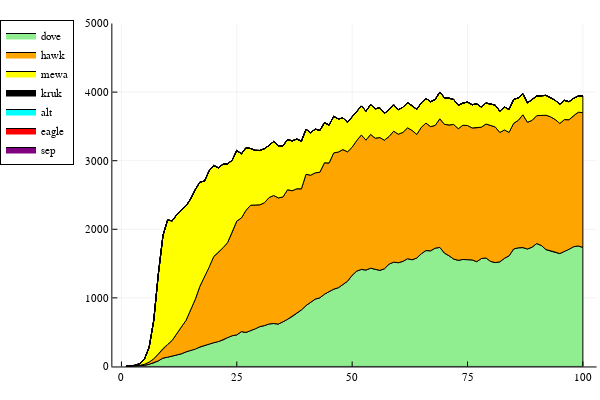

Notebook code cell kept with this figure:
### Markdown cell above
### Wywołanie

### Code cell
populacja_dove = 1
populacja_hawk = 1
populacja_mewa = 1
populacja_alt = 0
populacja_eagle =0
populacja_kruk = 0
populacja_sep = 0
liczba_dni = 100
wielkosc_planszy = 50
zmiany = Zmiany_przez_dni(wielkosc_planszy,liczba_dni,0,0)
StackedArea(zmiany[1], zmiany[2], zmiany[3], zmiany[4], zmiany[5], zmiany[6], zmiany[7])

### Figure 1 — Plotly figure (JSON) as saved in the notebook; plotly's stock layout.template omitted (floating-point values rounded to 4 significant figures; data arrays with more than 128 entries replaced by an {"elided": "..."} marker saying what was removed)
{"data": [{"fill": "tozeroy", "fillcolor": "rgba(144, 238, 144, 1.000)", "legendgroup": "dove", "line": {"color": "rgba(0, 0, 0, 1.000)", "dash": "solid", "width": 1}, "mode": "lines", "name": "dove", "showlegend": true, "type": "scatter", "x": {"elided": "201 int values"}, "xaxis": "x1", "y": {"elided": "201 int values"}, "yaxis": "y1"}, {"fill": "tozeroy", "fillcolor": "rgba(255, 165, 0, 1.000)", "legendgroup": "hawk", "line": {"color": "rgba(0, 0, 0, 1.000)", "dash": "solid", "width": 1}, "mode": "lines", "name": "hawk", "showlegend": true, "type": "scatter", "x": {"elided": "201 int values"}, "xaxis": "x1", "y": {"elided": "201 int values"}, "yaxis": "y1"}, {"fill": "tozeroy", "fillcolor": "rgba(255, 255, 0, 1.000)", "legendgroup": "mewa", "line": {"color": "rgba(0, 0, 0, 1.000)", "dash": "solid", "width": 1}, "mode": "lines", "name": "mewa", "showlegend": true, "type": "scatter", "x": {"elided": "201 int values"}, "xaxis": "x1", "y": {"elided": "201 int values"}, "yaxis": "y1"}, {"fill": "tozeroy", "fillcolor": "rgba(0, 0, 0, 1.000)", "legendgroup": "kruk", "line": {"color": "rgba(0, 0, 0, 1.000)", "dash": "solid", "width": 1}, "mode": "lines", "name": "kruk", "showlegend": true, "type": "scatter", "x": {"elided": "201 int values"}, "xaxis": "x1", "y": {"elided": "201 int values"}, "yaxis": "y1"}, {"fill": "tozeroy", "fillcolor": "rgba(0, 255, 255, 1.000)", "legendgroup": "alt", "line": {"color": "rgba(0, 0, 0, 1.000)", "dash": "solid", "width": 1}, "mode": "lines", "name": "alt", "showlegend": true, "type": "scatter", "x": {"elided": "201 int values"}, "xaxis": "x1", "y": {"elided": "201 int values"}, "yaxis": "y1"}, {"fill": "tozeroy", "fillcolor": "rgba(255, 0, 0, 1.000)", "legendgroup": "eagle", "line": {"color": "rgba(0, 0, 0, 1.000)", "dash": "solid", "width": 1}, "mode": "lines", "name": "eagle", "showlegend": true, "type": "scatter", "x": {"elided": "201 int values"}, "xaxis": "x1", "y": {"elided": "201 int values"}, "yaxis": "y1"}, {"fill": "tozeroy", "fillcolor": "rgba(128, 0, 128, 1.000)", "legendgroup": "sep", "line": {"color": "rgba(0, 0, 0, 1.000)", "dash": "solid", "width": 1}, "mode": "lines", "name": "sep", "showlegend": true, "type": "scatter", "x": {"elided": "201 int values"}, "xaxis": "x1", "y": {"elided": "201 int values"}, "yaxis": "y1"}], "layout": {"annotations": [], "height": 400, "legend": {"bgcolor": "rgba(255, 255, 255, 1.000)", "bordercolor": "rgba(0, 0, 0, 1.000)", "borderwidth": 1, "font": {"color": "rgba(0, 0, 0, 1.000)", "family": "sans-serif", "size": 11}, "title": {"font": {"color": "rgba(0, 0, 0, 1.000)", "family": "sans-serif", "size": 15}, "text": ""}, "tracegroupgap": 0, "traceorder": "normal", "x": -0.15, "xanchor": "upper", "y": 1, "yanchor": "left"}, "margin": {"b": 20, "l": 0, "r": 0, "t": 20}, "paper_bgcolor": "rgba(255, 255, 255, 1.000)", "plot_bgcolor": "rgba(255, 255, 255, 1.000)", "showlegend": true, "width": 600, "xaxis": {"anchor": "y", "domain": [0.06582, 0.9934], "gridcolor": "rgba(0, 0, 0, 0.100)", "gridwidth": 0.5, "linecolor": "rgba(0, 0, 0, 1.000)", "mirror": false, "range": [-1.97, 103.0], "showgrid": true, "showline": true, "showticklabels": true, "tickangle": 0, "tickcolor": "rgb(0, 0, 0)", "tickfont": {"color": "rgba(0, 0, 0, 1.000)", "family": "sans-serif", "size": 11}, "tickmode": "array", "ticks": "inside", "ticktext": ["0", "25", "50", "75", "100"], "tickvals": [0, 25, 50, 75, 100], "title": "", "titlefont": {"color": "rgba(0, 0, 0, 1.000)", "family": "sans-serif", "size": 15}, "type": "-", "visible": true, "zeroline": false, "zerolinecolor": "rgba(0, 0, 0, 1.000)"}, "yaxis": {"anchor": "x", "domain": [0.03762, 0.9902], "gridcolor": "rgba(0, 0, 0, 0.100)", "gridwidth": 0.5, "linecolor": "rgba(0, 0, 0, 1.000)", "mirror": false, "range": [0, 5000], "showgrid": true, "showline": true, "showticklabels": true, "tickangle": 0, "tickcolor": "rgb(0, 0, 0)", "tickfont": {"color": "rgba(0, 0, 0, 1.000)", "family": "sans-serif", "size": 11}, "tickmode": "array", "ticks": "inside", "ticktext": ["0", "1000", "2000", "3000", "4000", "5000"], "tickvals": [0, 1000, 2000, 3000, 4000, 5000], "title": "", "titlefont": {"color": "rgba(0, 0, 0, 1.000)", "family": "sans-serif", "size": 15}, "type": "-", "visible": true, "zeroline": false, "zerolinecolor": "rgba(0, 0, 0, 1.000)"}}}
